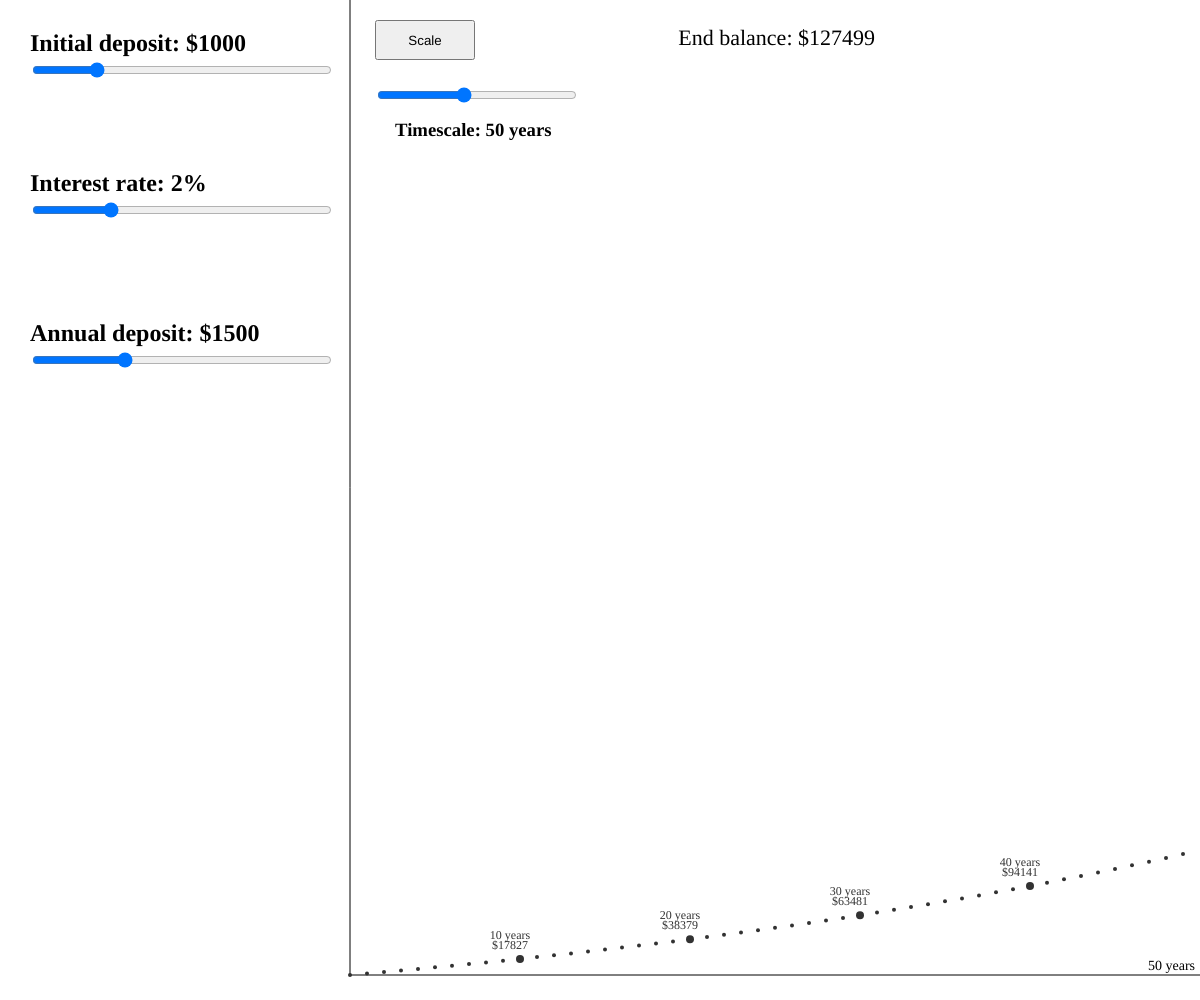
Frame 1 (no input)
Frame 60 (no input): identical to frame 1, image omitted
Frame 120 (the mouse pressed at the canvas centre since frame 60): identical to frame 1, image omitted

The p5.js sketch that drew this single still picture (run headless with seeded random() and noise() and a simulated clock; from frame 60 on, the mouse is pressed at the canvas centre):

// p5.js sketch
// ── sketch.js
var initialAmountTitle, initialAmountSlider, interestRateTitle, interestRateSlider, annualDepositTitle, annualDepositSlider, timeScaleTitle, timeScaleSlider, maxBalanceSlider, maxBalanceTitle;
var autoScaleButton, maxBalance;
var balances = [];

var graph;


function setup() {

  createCanvas(windowWidth, windowHeight);

  initialAmountTitle = createElement('h2', 'Initial deposit: $1000');
  initialAmountTitle.position(30, 10);
  initialAmountSlider = createSlider(0,5000,1000,500);
  initialAmountSlider.size(300);
  initialAmountSlider.position(30,60);
  initialAmountSlider.input(updateInitialAmountTitle);

  interestRateTitle = createElement('h2', 'Interest rate: 2%');
  interestRateTitle.position(30, 150);
  interestRateSlider = createSlider(1,5,2,0.1);
  interestRateSlider.size(300);
  interestRateSlider.position(30,200);
  interestRateSlider.input(updateInterestRateTitle);

  annualDepositTitle = createElement('h2', 'Annual deposit: $1500');
  annualDepositTitle.position(30, 300);
  annualDepositSlider = createSlider(0,5000,1500,500);
  annualDepositSlider.size(300);
  annualDepositSlider.position(30,350);
  annualDepositSlider.input(updateAnnualDepositTitle);

  timeScaleTitle = createElement('h3', 'Timescale: 50 years');
  timeScaleTitle.position(395, 100);
  timeScaleSlider = createSlider(20,90,50,5);
  timeScaleSlider.size(200);
  timeScaleSlider.position(375,85);
  timeScaleSlider.input(updatetimeScaleTitle);
  maxBalance = 1000000;
  autoScaleButton = createButton('Scale');
  autoScaleButton.position(375,20);
  autoScaleButton.size(100,40);
  autoScaleButton.mousePressed(reScale);

  // maxBalanceTitle = createElement('h3', 'Max balance: 5000000');
  // maxBalanceTitle.position(400, 395);
  // maxBalanceSlider = createSlider(100000,10000000,5000000,100000);
  // maxBalanceSlider.size(200);
  // maxBalanceSlider.position(400,380);
  // maxBalanceSlider.input(updateMaxBalanceTitle);


  graph = {
    top: 20,
    bottom: height-25,
    left: 350,
    right: width
  }


  newCurve();
  textFont("Georgia");
}

function draw(){

  background(255);
  line(graph.left,0,graph.left,graph.bottom);
  line(graph.left,graph.bottom,width,graph.bottom);
  push();
  textAlign(RIGHT);
  textSize(14);
  text(round((balances.length)) + ' years',graph.right-5,graph.bottom-5);
  textSize(22);
  text('End balance: $' + round(balances[balances.length-1]),(graph.left+graph.right)/2 + 100,graph.top+25);
  pop();


  push();
  noStroke();
  fill(50);

  for(var i = 0; i < balances.length; i++){
    if(i == 0){
      push();
      translate(map(i,0,timeScaleSlider.value(),graph.left,graph.right),map(balances[i],initialAmountSlider.value(),maxBalance,graph.bottom,graph.top));
      fill(50);
      ellipse(0,0,4,4);
      
      pop();
    }else{
      if(i % 10 == 0){
        push();
        translate(map(i,0,timeScaleSlider.value(),graph.left,graph.right),map(balances[i],initialAmountSlider.value(),maxBalance,graph.bottom,graph.top));
        fill(50);
        ellipse(0,0,8,8);
        textAlign(CENTER);
        text(i + ' years',-10,-20);
        text('$'+round(balances[i]),-10,-10);
        pop();
      }else{
        ellipse(map(i,0,timeScaleSlider.value(),graph.left,graph.right),map(balances[i],initialAmountSlider.value(),maxBalance,graph.bottom,graph.top),4,4);
      }
    } 
  }
  pop();

}


function windowResized(){
  resizeCanvas(windowWidth,windowHeight);
  graph = {
    top: 20,
    bottom: height-25,
    left: 350,
    right: width
  }
}

function updateInitialAmountTitle(){
  initialAmountTitle.html('Initial deposit: $'+initialAmountSlider.value());
  newCurve();
}

function updateInterestRateTitle(){
  interestRateTitle.html('Interest rate: '+interestRateSlider.value()+'%');
  newCurve();
}

function updateAnnualDepositTitle(){
  annualDepositTitle.html('Annual deposit: $'+annualDepositSlider.value());
  newCurve();
}

function updatetimeScaleTitle(){
  timeScaleTitle.html('Timescale: '+timeScaleSlider.value() + ' years');
  newCurve();
}


function reScale(){
  maxBalance = balances[balances.length - 1];
}
// function updateMaxBalanceTitle(){
//   maxBalanceTitle.html('Balance scale: $'+ maxBalanceSlider.value());
// }

function newCurve(){
  balances = [];
  var tempBalance = 0;
  var year = 0;
  for(var t = 0; t < timeScaleSlider.value(); t++){
    year = t;
    tempBalance = ((Math.exp((interestRateSlider.value()/100)*year)*(initialAmountSlider.value()*(interestRateSlider.value()/100)+annualDepositSlider.value()))-annualDepositSlider.value())/(interestRateSlider.value()/100);
    balances.push(tempBalance);
  }
}
// ── account.js
function Account(bal, rate){
  this.balance = bal;
  this.rate = rate;
  
}

acc = new Account(0,0.5);



// ── old.js
var initialAmountTitle, initialAmountSlider, interestRateTitle, interestRateSlider, annualDepositTitle, annualDepositSlider;
var balances = [];


function setup() {
  createCanvas(windowWidth, windowHeight);

  initialAmountTitle = createElement('h2', 'Initial deposit: $1000');
  initialAmountTitle.position(30, 10);
  initialAmountSlider = createSlider(0,5000,1000,500);
  initialAmountSlider.size(300);
  initialAmountSlider.position(30,60);
  initialAmountSlider.input(updateInitialAmountTitle);

  interestRateTitle = createElement('h2', 'Interest rate: 2%');
  interestRateTitle.position(30, 150);
  interestRateSlider = createSlider(1,5,2,0.1);
  interestRateSlider.size(300);
  interestRateSlider.position(30,200);
  interestRateSlider.input(updateInterestRateTitle);

  annualDepositTitle = createElement('h2', 'Annual deposit: $1500');
  annualDepositTitle.position(30, 300);
  annualDepositSlider = createSlider(0,5000,1500,500);
  annualDepositSlider.size(300);
  annualDepositSlider.position(30,350);
  annualDepositSlider.input(updateAnnualDepositTitle);



  newCurve();
}

function draw(){
  background(255);
  line(350,0,350,400);
  line(350,400,width,400);
  push();
  textSize(14);
  textFont("Georgia");
  text(round((balances.length / 4)) + ' years',width-60,395);
  text('$' + round(balances[balances.length-1]),355,15);
  pop();

  push();
  noStroke();
  fill(50);
  for(var i = 0; i < balances.length; i+=4){
    if(i % 40 == 0){
      push();
      translate(map(i,0,400,350,width),map(balances[i],initialAmountSlider.value(),balances[balances.length-1],400,0));
      fill(50);
      ellipse(0,0,8,8);
      textAlign(CENTER);
      text(i/4 + ' years',-10,-20);
      text('$'+round(balances[i]),-10,-10);
      pop();
    }else{
      ellipse(map(i,0,400,350,width),map(balances[i],initialAmountSlider.value(),balances[balances.length-1],400,0),4,4);
    }
  }
  pop();

}


function windowResized(){
  resizeCanvas(windowWidth,windowHeight);
}

function updateInitialAmountTitle(){
  initialAmountTitle.html('Initial deposit: $'+initialAmountSlider.value());
  newCurve();
}

function updateInterestRateTitle(){
  interestRateTitle.html('Interest rate: '+interestRateSlider.value()+'%');
  newCurve();
}

function updateAnnualDepositTitle(){
  annualDepositTitle.html('Annual deposit: $'+annualDepositSlider.value());
  newCurve();
}

function newCurve(){
  balances = [];
  var tempBalance = 0;
  var year = 0;
  for(var t = 0; t < 400; t++){
    year = t/4;
    tempBalance = ((Math.exp((interestRateSlider.value()/100)*year)*(initialAmountSlider.value()*(interestRateSlider.value()/100)+annualDepositSlider.value()))-annualDepositSlider.value())/(interestRateSlider.value()/100);
    balances.push(tempBalance);
  }
}
